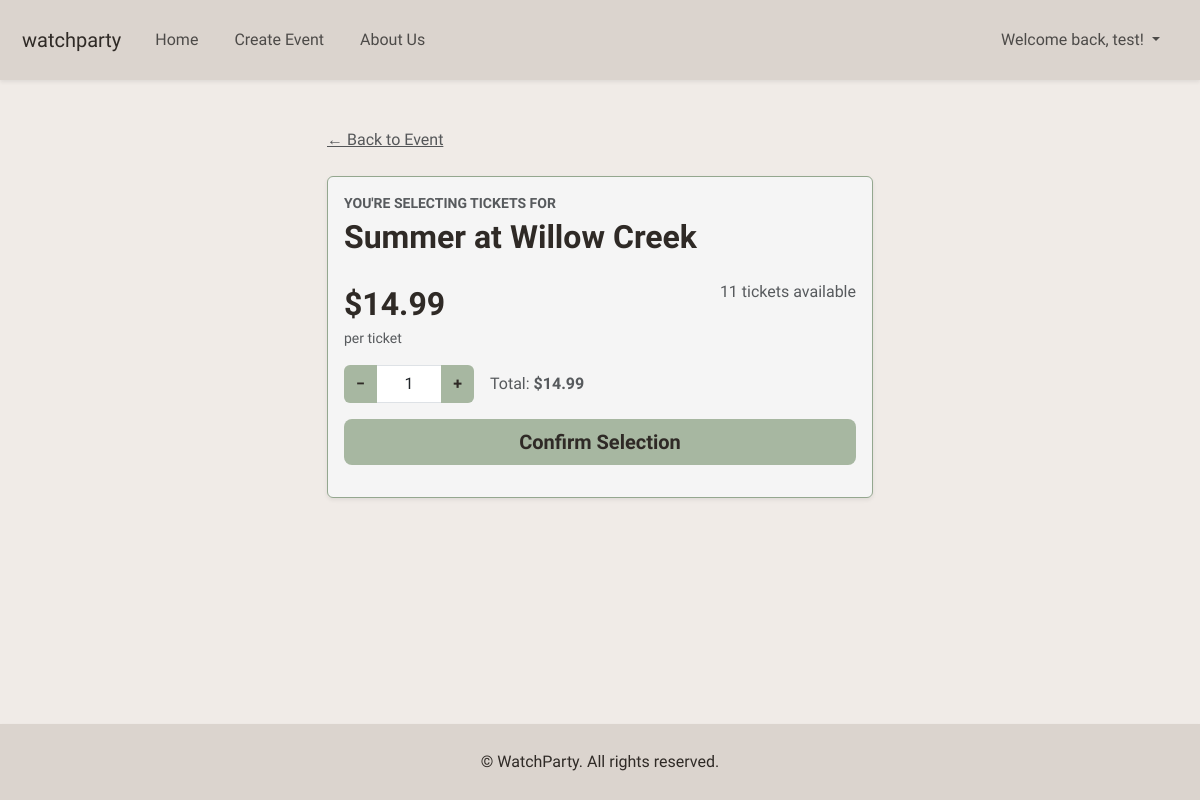
Before: /events/2/tickets (signed in) with the older database file.
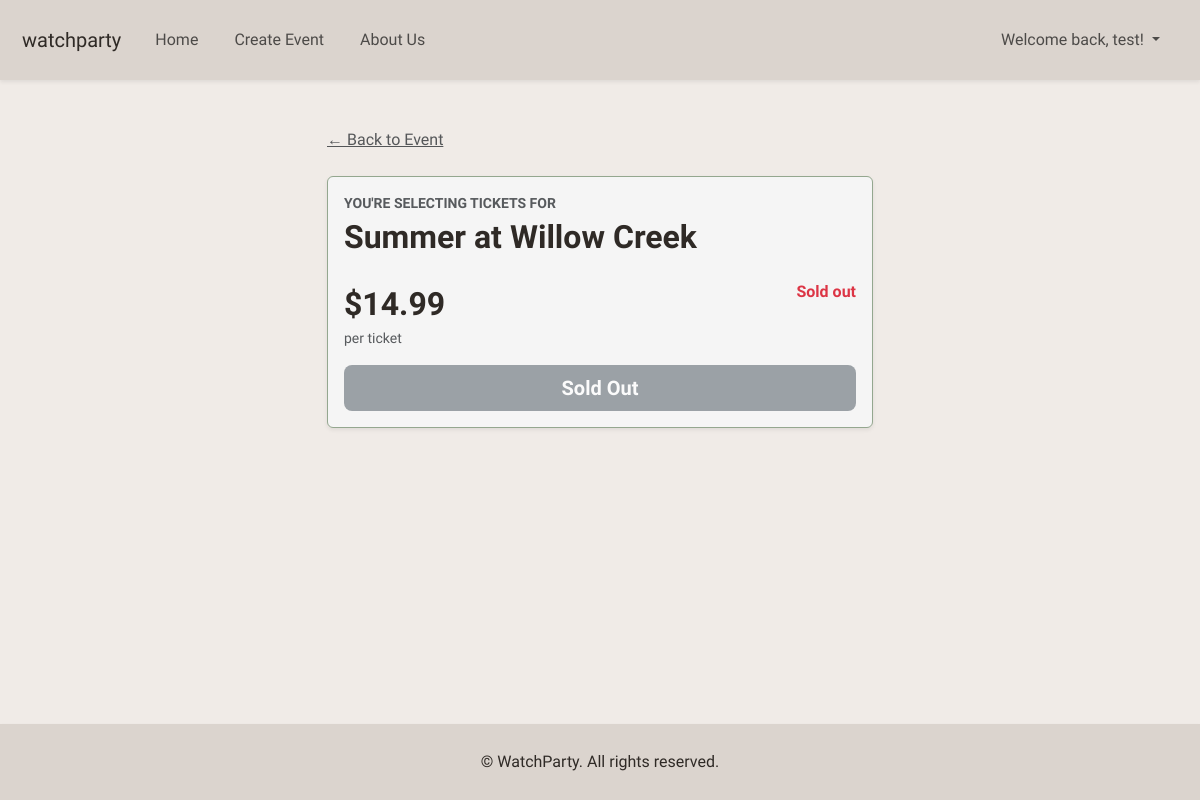
After: the same page with the newer database file.
### website/models.py (models this page shows, shortened)
class Event(db.Model):
    __tablename__ = 'event'
    id = db.Column(db.Integer, primary_key=True)
    title = db.Column(db.String(150), nullable=False)
    description = db.Column(db.Text, nullable=False)
    genre = db.Column(db.String(50))
    rating = db.Column(db.String(10))
    ticket_price = db.Column(db.Float)
    tickets_available = db.Column(db.Integer)
    location = db.Column(db.String(120), nullable=False)
    date = db.Column(db.DateTime)
    image = db.Column(db.String(255))
    owner_id = db.Column(db.Integer, db.ForeignKey('user.id'), nullable=True)
    is_cancelled = db.Column(db.Boolean, default=False, nullable=False)
    acknowledgement_type = db.Column(db.String(20), default='none', nullable=False)
    acknowledgement_text = db.Column(db.Text, nullable=True)
    comments = db.relationship('Comment', backref='event', cascade='all, delete-orphan', passive_deletes=True, lazy=True)
    orders = db.relationship('Booking', backref='event', cascade='all, delete-orphan', passive_deletes=True, lazy=True)

### website/home.py (the view, shortened to what this page needs)
@home_bp.route('/events/<int:event_id>/tickets', methods=['GET', 'POST'])
@login_required
def buy_tickets(event_id):
    event = Event.query.get_or_404(event_id)
    if "cart" not in session:
        session["cart"] = {}
    cart = session["cart"]
    key = str(event_id)
    cart.setdefault(key, 1)
    quantity = cart[key]
    return render_template('tickets.html', event=event, quantity=quantity)

### website/__init__.py (called while the page is built)
def create_app():
    app = Flask(__name__)
    app.debug = True
    app.secret_key = 'somesecretkey'
    app.config['SQLALCHEMY_DATABASE_URI'] = 'sqlite:///sitedata.db'
    app.config['SQLALCHEMY_TRACK_MODIFICATIONS'] = False
    db.init_app(app)
    Bootstrap5(app)
    login_manager = LoginManager()
    login_manager.login_view = 'auth.login'
    login_manager.init_app(app)
    from .models import User
    @login_manager.user_loader
    def load_user(user_id):
        return db.session.scalar(db.select(User).where(User.id==user_id))
    from . import home, bookings, auth, about
    app.register_blueprint(home.home_bp)
    app.register_blueprint(bookings.bookings_bp)
    app.register_blueprint(auth.auth_bp)
    app.register_blueprint(about.about_bp)
    return app

### website/templates/tickets.html
{% extends "base.html" %}
{% block content %}
<div class="container py-5">
    <div class="row justify-content-center">
        <div class="col-lg-6">
            <a href="{{ url_for('home.event_detail', event_id=event.id) }}"
               class="text-muted mb-3 p-0">
                ← Back to Event
            </a>
            <div id="ticket-box" class="card border-primary shadow-sm mt-4">
                <div class="card-body">
                    <div class="mb-4">
                        <div class="text-muted small text-uppercase fw-semibold mb-1">
                            You're selecting tickets for
                        </div>
                        <h2 class="fw-bold mb-0">
                            {{ event.title }}
                        </h2>
                    </div>
                    <div class="d-flex justify-content-between align-items-start mb-3">
                        <div>
                            <div class="fs-2 fw-bold text-primary ticket-price">
                                {% if event.ticket_price %}
                                ${{ "%.2f"|format(event.ticket_price) }}
                                {% else %}
                                Free
                                {% endif %}
                            </div>
                            <div class="text-muted small">per ticket</div>
                        </div>
                        <div class="text-end">
                            {% if event.tickets_available and event.tickets_available > 0 %}
                            {% if event.tickets_available < 10 %}
                            <span class="text-warning fw-semibold">
                                ⚠ Only {{ event.tickets_available }} left!
                            </span>
                            {% else %}
                            <span class="text-muted">
                                {{ event.tickets_available }} tickets available
                            </span>
                            {% endif %}
                            {% else %}
                            <span class="text-danger fw-semibold">Sold out</span>
                            {% endif %}
                        </div>
                    </div>
                    {% if event.tickets_available and event.tickets_available > 0 %}
                    <form method="POST">
                        <div class="d-flex align-items-center gap-3 mb-3">
                            <div class="input-group" style="width: 130px;">
                                <button class="btn btn-outline-secondary" type="submit" name="action" value="decrease">−</button>
                                <input type="text" class="form-control text-center" value="{{ quantity }}" readonly>
                                <button class="btn btn-outline-secondary" type="submit" name="action" value="increase">+</button>
                            </div>
                            <span class="text-muted">
                                Total:
                                <strong>
                                    {% if event.ticket_price %}
                                    ${{ "%.2f"|format(event.ticket_price * quantity) }}
                                    {% else %}
                                    Free
                                    {% endif %}
                                </strong>
                            </span>
                        </div>
                        <button class="btn btn-primary btn-lg w-100" name="action" value="checkout">
                            Confirm Selection
                        </button>
                    </form>
                    {% else %}
                    <div class="d-grid">
                        <button class="btn btn-secondary btn-lg" disabled>Sold Out</button>
                    </div>
                    {% endif %}
                </div>
            </div>
        </div>
    </div>
</div>
{% endblock %}

Changed rows visible on the page:
changed Event "Summer at Willow Creek": tickets_available "11" → (not shown); event.ticket_price*quantity "14.99" → (not shown)
Other visible differences:
form field quantity: "1" → (not shown)
text no longer shown: "tickets available − + Total: $ Confirm Selection"
text now shown: "Sold out Sold Out"
